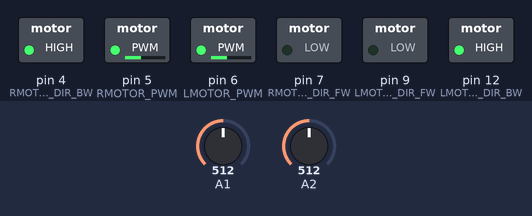
A sketch run on a simulated Arduino Uno, built with avr-gcc and run on an emulated ATmega328P. On the bench: switched loads named in the sketch (green lamp = pin HIGH). The inputs (shaded band) are chosen by the test bench; at power-on: A1 = 512, A2 = 512.

Above: at 1.2 s.
1.3 s: A1 set to 110
2.8 s: A1 set to 94
At 4.0 s:
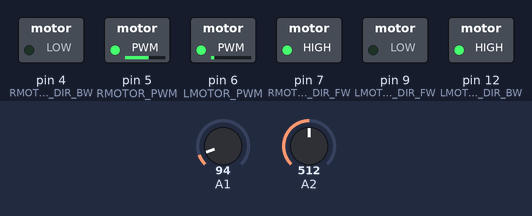
4.3 s: A1 set to 122
At 5.1 s:
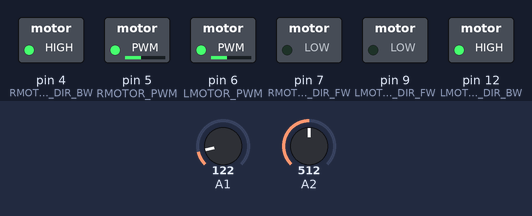
5.8 s: A2 set to 108
7.3 s: A2 set to 91
At 8.5 s:
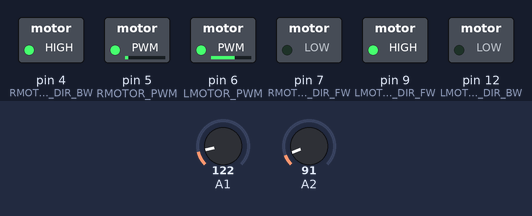
8.8 s: A2 set to 110
At 9.8 s:
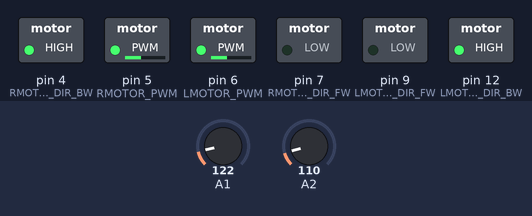
Timing chart, 0 to 11.3 s (numbered marks = the images above; inputs shaded):
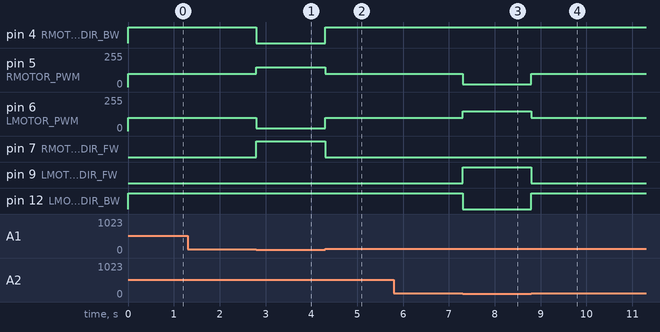

The sketch:

_04_LineTracer.ino
```cpp
/*
     CupDrone Reo LineTracer Edu V1.0

     CupDrone Libaries made by Baram
     Code made by SteamMaker

     2022. 04. 09
*/

const byte sensroRight = 5;
const byte sensorLeft = 3;


void setup() {
  // put your setup code here, to run once:
  initMotor();

  Serial.begin(115200);
}


void loop() {
  // put your main code here, to run repeatedly:
  int valRight = analogRead(1);
  int valLeft = analogRead(2);

  if (valRight < 100 && valLeft > 100) {
    setDirout_RMotor(1); setPwm_RMotor(150);
    setDirout_LMotor(0); setPwm_LMotor(20);
  } else if (valRight > 100 && valLeft < 100) {
    setDirout_RMotor(0); setPwm_RMotor(20);
    setDirout_LMotor(1); setPwm_LMotor(150);
  } else {
    setDirout_RMotor(0); setPwm_RMotor(100);
    setDirout_LMotor(0); setPwm_LMotor(100);
  }
}
```

Motor.ino
```cpp
// RIGHT Motor
#define RMOTOR_DIR_FW     7     // forward
#define RMOTOR_DIR_BW     4     // backward
#define RMOTOR_PWM        5

// LEFT Motor
#define LMOTOR_DIR_FW    9    // forward
#define LMOTOR_DIR_BW    12   // backward
#define LMOTOR_PWM       6


#define MOTOR_FW        0
#define MOTOR_BW        1
#define MOTOR_RW        2
#define MOTOR_LW        3
#define MOTOR_STOP      4

int16_t pwmRM;
int16_t pwmLM;


void initMotor()
{
  pinMode( RMOTOR_DIR_FW, OUTPUT );
  pinMode( RMOTOR_DIR_BW, OUTPUT );

  pinMode( LMOTOR_DIR_FW, OUTPUT );
  pinMode( LMOTOR_DIR_BW, OUTPUT );

  setDirout_RMotor(MOTOR_STOP);
  setDirout_LMotor(MOTOR_STOP);

  setPwm_RMotor(0);
  setPwm_LMotor(0);
}


void setPwm(int16_t pwmRM, int16_t pwmLM)
{
  if ( pwmRM >  255 )  pwmRM =  255;
  if ( pwmRM < -255 )  pwmRM = -255;

  if ( pwmLM >  255 ) pwmLM =  255;
  if ( pwmLM < -255 ) pwmLM = -255;

  if ( pwmRM == 0 )
  {
    setDirout_RMotor ( MOTOR_STOP );
    setPwm_RMotor ( 0 );
  }
  else if ( pwmRM > 0 )
  {
    setDirout_RMotor ( MOTOR_FW );
    setPwm_RMotor ( pwmRM);
  }
  else
  {
    setDirout_RMotor ( MOTOR_BW );
    setPwm_RMotor ( -pwmRM );
  }

  if ( pwmLM == 0 )
  {
    setDirout_LMotor ( MOTOR_STOP );
    setPwm_LMotor ( 0 );
  }
  else if (pwmLM > 0 )
  {
    setDirout_LMotor ( MOTOR_FW );
    setPwm_LMotor ( pwmLM);
  }
  else
  {
    setDirout_LMotor ( MOTOR_BW );
    setPwm_LMotor ( -pwmLM );
  }
}


void setPwm_RMotor(uint16_t pwmData)
{
  if(pwmData > 255) pwmData = 255;

  pwmRM = pwmData;

  analogWrite( RMOTOR_PWM, pwmData);
}


void setPwm_LMotor(uint16_t pwmData)
{
  if(pwmData > 255) pwmData = 255;

  pwmLM = pwmData;

  analogWrite( LMOTOR_PWM, pwmData);
}


void setDirout_RMotor(uint8_t DirData)
{
  switch ( DirData )
  {
    case MOTOR_FW:
      digitalWrite( RMOTOR_DIR_FW, LOW );
      digitalWrite( RMOTOR_DIR_BW, HIGH);
      break;

    case MOTOR_BW:
      digitalWrite( RMOTOR_DIR_FW, HIGH );
      digitalWrite( RMOTOR_DIR_BW, LOW );
      break;

    case MOTOR_STOP:
      digitalWrite( RMOTOR_DIR_FW, LOW );
      digitalWrite( RMOTOR_DIR_BW, LOW );
      break;

    default:
      digitalWrite( RMOTOR_DIR_FW, LOW );
      digitalWrite( RMOTOR_DIR_BW, LOW );
      break;
  }
}

void setDirout_LMotor(uint8_t DirData)
{
  switch ( DirData )
  {
    case MOTOR_FW:
      digitalWrite( LMOTOR_DIR_FW, LOW );
      digitalWrite( LMOTOR_DIR_BW, HIGH);
      break;

    case MOTOR_BW:
      digitalWrite( LMOTOR_DIR_FW, HIGH );
      digitalWrite( LMOTOR_DIR_BW, LOW );
      break;

    case MOTOR_STOP:
      digitalWrite( LMOTOR_DIR_FW, LOW );
      digitalWrite( LMOTOR_DIR_BW, LOW );
      break;

    default:
      digitalWrite( LMOTOR_DIR_FW, LOW );
      digitalWrite( LMOTOR_DIR_BW, LOW );
      break;
  }
}
```

Measured:
- the behaviour switches between 100 and 99 on A1 (found by bisection; images 0 and 1)
- the behaviour switches between 100 and 99 on A2 (found by bisection; images 2 and 3)
- after the input at 1.3 s, every drawn part: stays the same
- after the input at 2.8 s, pin 4 (RMOTOR_DIR_BW): HIGH → LOW at once; pin 5 (RMOTOR_PWM): 100/255 → 150/255 at once; pin 6 (LMOTOR_PWM): 100/255 → 20/255 at once; pin 7 (RMOTOR_DIR_FW): LOW → HIGH at once
- after the input at 4.3 s, pin 4 (RMOTOR_DIR_BW): LOW → HIGH at once; pin 5 (RMOTOR_PWM): 150/255 → 100/255 at once; pin 6 (LMOTOR_PWM): 20/255 → 100/255 at once; pin 7 (RMOTOR_DIR_FW): HIGH → LOW at once
- after the input at 5.8 s, every drawn part: stays the same
- after the input at 7.3 s, pin 5 (RMOTOR_PWM): 100/255 → 20/255 at once; pin 6 (LMOTOR_PWM): 100/255 → 150/255 at once; pin 9 (LMOTOR_DIR_FW): LOW → HIGH at once; pin 12 (LMOTOR_DIR_BW): HIGH → LOW at once
- after the input at 8.8 s, pin 5 (RMOTOR_PWM): 20/255 → 100/255 at once; pin 6 (LMOTOR_PWM): 150/255 → 100/255 at once; pin 9 (LMOTOR_DIR_FW): HIGH → LOW at once; pin 12 (LMOTOR_DIR_BW): LOW → HIGH at once
